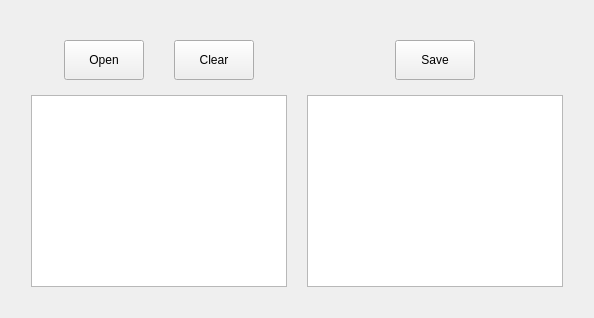
      <widget class="QWidget" name="histogram_page">
       <layout class="QGridLayout" name="gridLayout_2">
        <item row="0" column="0">
         <widget class="QWidget" name="histogram_widget" native="true">
          <property name="enabled">
           <bool>true</bool>
          </property>
          <property name="sizePolicy">
           <sizepolicy hsizetype="Preferred" vsizetype="Preferred">
            <horstretch>0</horstretch>
            <verstretch>0</verstretch>
           </sizepolicy>
          </property>
          <property name="acceptDrops">
           <bool>false</bool>
          </property>
          <property name="autoFillBackground">
           <bool>false</bool>
          </property>
          <layout class="QGridLayout" name="gridLayout_5">
           <property name="leftMargin">
            <number>20</number>
           </property>
           <property name="topMargin">
            <number>20</number>
           </property>
           <property name="rightMargin">
            <number>20</number>
           </property>
           <property name="bottomMargin">
            <number>20</number>
           </property>
           <property name="horizontalSpacing">
            <number>20</number>
           </property>
           <item row="0" column="0">
            <widget class="QWidget" name="horizontalWidget_4" native="true">
             <property name="minimumSize">
              <size>
               <width>0</width>
               <height>20</height>
              </size>
             </property>
             <layout class="QHBoxLayout" name="horizontalLayout_8">
              <item>
               <widget class="QPushButton" name="histogram_open_button">
                <property name="sizePolicy">
                 <sizepolicy hsizetype="Fixed" vsizetype="Fixed">
                  <horstretch>0</horstretch>
                  <verstretch>0</verstretch>
                 </sizepolicy>
                </property>
                <property name="minimumSize">
                 <size>
                  <width>80</width>
                  <height>40</height>
                 </size>
                </property>
                <property name="text">
                 <string>Open</string>
                </property>
               </widget>
              </item>
              <item>
               <widget class="QPushButton" name="histogram_clear_button">
                <property name="sizePolicy">
                 <sizepolicy hsizetype="Fixed" vsizetype="Fixed">
                  <horstretch>0</horstretch>
                  <verstretch>0</verstretch>
                 </sizepolicy>
                </property>
                <property name="minimumSize">
                 <size>
                  <width>80</width>
                  <height>40</height>
                 </size>
                </property>
                <property name="text">
                 <string>Clear</string>
                </property>
               </widget>
              </item>
             </layout>
            </widget>
           </item>
           <item row="3" column="1">
            <widget class="ImageView" name="histogram_dst_view">
             <property name="isClickable" stdset="0">
              <bool>false</bool>
             </property>
            </widget>
           </item>
           <item row="0" column="1">
            <layout class="QHBoxLayout" name="horizontalLayout_7">
             <item>
              <widget class="QPushButton" name="histogram_save_button">
               <property name="sizePolicy">
                <sizepolicy hsizetype="Fixed" vsizetype="Fixed">
                 <horstretch>0</horstretch>
                 <verstretch>0</verstretch>
                </sizepolicy>
               </property>
               <property name="minimumSize">
                <size>
                 <width>80</width>
                 <height>40</height>
                </size>
               </property>
               <property name="text">
                <string>Save</string>
               </property>
              </widget>
             </item>
            </layout>
           </item>
           <item row="3" column="0">
            <widget class="ImageView" name="histogram_src_view">
             <property name="isClickable" stdset="0">
              <bool>true</bool>
             </property>
            </widget>
           </item>
          </layout>
         </widget>
        </item>
       </layout>
      </widget>
